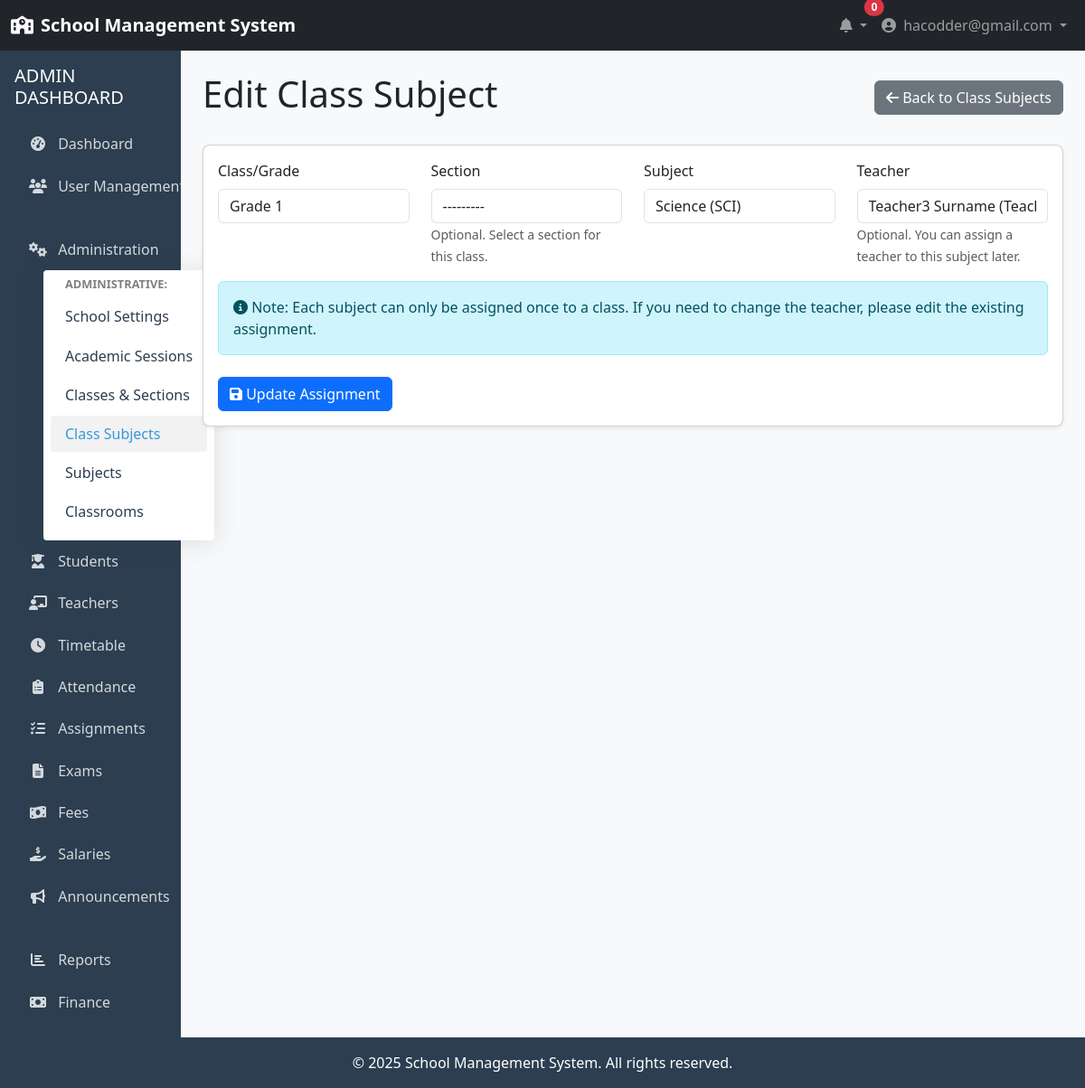
The app's page /administration/class-subjects/edit/1/ (signed in) with its own data.
### accounts/models.py (models this page shows, shortened)
class User(AbstractUser):
    USER_TYPE_CHOICES = (
        ('ADMIN', 'Admin'),
        ('TEACHER', 'Teacher'),
        ('STUDENT', 'Student'),
    )
    username = None
    email = models.EmailField(_('email address'), unique=True)
    user_type = models.CharField(max_length=10, choices=USER_TYPE_CHOICES, default='STUDENT')
    profile_pic = models.ImageField(upload_to='profile_pics/', null=True, blank=True)
    phone_number = models.CharField(max_length=15, null=True, blank=True)
    address = models.TextField(null=True, blank=True)
    date_of_birth = models.DateField(null=True, blank=True)
    USERNAME_FIELD = 'email'
    REQUIRED_FIELDS = []
    objects = UserManager()
    def __str__(self):
        return f"{self.get_full_name()} ({self.get_user_type_display()})"
    @property
    def is_admin(self):
        return self.user_type == 'ADMIN'

### administration/models.py (models this page shows, shortened)
class ClassSubject(models.Model):
    grade = models.ForeignKey(Grade, on_delete=models.CASCADE, related_name='class_subjects')
    section = models.ForeignKey(Section, on_delete=models.CASCADE, related_name='class_subjects', null=True, blank=True)
    subject = models.ForeignKey(Subject, on_delete=models.CASCADE, related_name='class_subjects')
    teacher = models.ForeignKey(settings.AUTH_USER_MODEL, on_delete=models.SET_NULL, null=True, blank=True,
                                related_name='teaching_subjects', limit_choices_to={'user_type': 'TEACHER'})
    class Meta:
        unique_together = ['grade', 'section', 'subject']

### administration/views.py (the view)
# urls.py: path('class-subjects/edit/<int:pk>/', views.edit_class_subject, name='edit_class_subject'),
@login_required
@admin_required
def edit_class_subject(request, pk):
    class_subject = get_object_or_404(ClassSubject, pk=pk)
    if request.method == 'POST':
        form = ClassSubjectForm(request.POST, instance=class_subject)
        if form.is_valid():
            form.save()
            messages.success(request, 'Class-subject assignment updated successfully!')
            return redirect('administration:class_subject_list')
    else:
        form = ClassSubjectForm(instance=class_subject)
    context = {
        'form': form,
        'class_subject': class_subject
    }
    return render(request, 'administration/class_subject_form.html', context)

### templates/administration/class_subject_form.html (shortened to what this page needs)
{% extends 'base.html' %}
{% block content %}
<div class="container-fluid">
    <div class="row mb-4">
        <div class="col-md-12">
            <div class="d-flex justify-content-between align-items-center mb-4">
                <h1>{% if class_subject %}Edit Class Subject{% else %}Assign Subject to Class{% endif %}</h1>
                <a href="{% url 'administration:class_subject_list' %}" class="btn btn-secondary">
                    <i class="fas fa-arrow-left"></i> Back to Class Subjects
                </a>
            </div>
            <div class="card">
                <div class="card-body">
                    <form method="post">
                        <div class="row">
                            <div class="col-md-3 mb-3">
                                <label for="{{ form.grade.id_for_label }}" class="form-label">Class/Grade</label>
                                {{ form.grade }}
                            </div>
                            <div class="col-md-3 mb-3">
                                <label for="{{ form.section.id_for_label }}" class="form-label">Section</label>
                                {{ form.section }}
                                <small class="form-text text-muted">Optional. Select a section for this class.</small>
                            </div>
                            <div class="col-md-3 mb-3">
                                <label for="{{ form.subject.id_for_label }}" class="form-label">Subject</label>
                                {{ form.subject }}
                            </div>
                            <div class="col-md-3 mb-3">
                                <label for="{{ form.teacher.id_for_label }}" class="form-label">Teacher</label>
                                {{ form.teacher }}
                                <small class="form-text text-muted">Optional. You can assign a teacher to this subject later.</small>
                            </div>
                        </div>
                        <div class="alert alert-info mb-4">
                            <i class="fas fa-info-circle"></i> Note: Each subject can only be assigned once to a class. If you need to change the teacher, please edit the existing assignment.
                        </div>
                        <div class="row">
                            <div class="col-md-12">
                                <button type="submit" class="btn btn-primary">
                                    <i class="fas fa-save"></i> {% if class_subject %}Update Assignment{% else %}Save Assignment{% endif %}
                                </button>
                            </div>
                        </div>
                    </form>
                </div>
            </div>
        </div>
    </div>
</div>
{% endblock %}

### templates/base.html (shortened to what this page needs)
<!DOCTYPE html>
<html lang="en">
<head>
    <link href="https://cdn.jsdelivr.net/npm/bootstrap@5.3.0/dist/css/bootstrap.min.css" rel="stylesheet">
    <link rel="stylesheet" href="https://cdnjs.cloudflare.com/ajax/libs/font-awesome/6.4.0/css/all.min.css">
</head>
<body>
    <nav class="navbar navbar-expand-lg navbar-dark bg-dark">
        <div class="container-fluid">
            <a class="navbar-brand" href="{% url 'home' %}">
                <i class="fas fa-school me-2"></i>School Management System
            </a>
            <div class="collapse navbar-collapse" id="navbarSupportedContent">
                <ul class="navbar-nav ms-auto mb-2 mb-lg-0">
                    {% if user.is_authenticated %}
                    <li class="nav-item dropdown">
                        <a class="nav-link dropdown-toggle" href="#" id="notificationDropdown" role="button" data-bs-toggle="dropdown">
                            <i class="fas fa-bell"></i>
                            <span class="position-absolute top-0 start-100 translate-middle badge rounded-pill bg-danger">
                                0
                            </span>
                        </a>
                    </li>
                    <li class="nav-item dropdown">
                        <a class="nav-link dropdown-toggle" href="#" id="userDropdown" role="button" data-bs-toggle="dropdown">
                            <i class="fas fa-user-circle me-1"></i> {{ user.get_full_name|default:user.email }}
                        </a>
                    </li>
                    {% else %}
                    <li class="nav-item">
                        <a class="nav-link" href="{% url 'accounts:login' %}"><i class="fas fa-sign-in-alt me-1"></i> Login</a>
                    </li>
                    {% endif %}
                </ul>
            </div>
        </div>
    </nav>
    <div class="container-fluid">
        <div class="row">
            {% if user.is_authenticated %}
            <div class="col-md-3 col-lg-2 px-0 sidebar">
                <div class="p-3">
                    {% if user.is_admin %}
                    <h5 class="text-uppercase mb-3">Admin Dashboard</h5>
                    <ul class="nav flex-column" id="sidenavAccordion">
                        <li class="nav-item">
                            <a class="nav-link {% if request.path == '/accounts/admin/dashboard/' %}active{% endif %}" href="{% url 'accounts:admin_dashboard' %}">
                                <i class="fas fa-tachometer-alt"></i> Dashboard
                            </a>
                        </li>
                        <li class="nav-item">
                            <a class="nav-link {% if '/accounts/users/' in request.path %}active{% endif %}" href="{% url 'accounts:user_list' %}">
                                <i class="fas fa-users"></i> User Management
                            </a>
                        </li>
                        <li class="nav-item">
                            <a class="nav-link collapsed" href="#" data-bs-toggle="collapse" data-bs-target="#collapseAdmin"
                                aria-expanded="false" aria-controls="collapseAdmin">
                                <i class="fas fa-fw fa-cogs"></i>
                                <span>Administration</span>
                            </a>
                            <div id="collapseAdmin" class="collapse" aria-labelledby="headingAdmin" data-bs-parent="#sidenavAccordion">
                                <div class="bg-white py-2 collapse-inner rounded">
                                    <h6 class="collapse-header">Administrative:</h6>
                                    <a class="collapse-item {% if request.path == '/administration/school-settings/' %}active{% endif %}" href="{% url 'administration:school_settings' %}">School Settings</a>
                                    <a class="collapse-item {% if '/administration/academic-sessions/' in request.path %}active{% endif %}" href="{% url 'administration:academic_session_list' %}">Academic Sessions</a>
                                    <a class="collapse-item {% if '/administration/classes/' in request.path and '/subjects/' not in request.path %}active{% endif %}" href="{% url 'administration:class_list' %}">Classes & Sections</a>
                                    <a class="collapse-item {% if '/administration/class-subjects/' in request.path or '/classes/' in request.path and '/subjects/' in request.path %}active{% endif %}" href="{% url 'administration:class_subject_list' %}">Class Subjects</a>
                                    <a class="collapse-item {% if '/administration/subjects/' in request.path %}active{% endif %}" href="{% url 'administration:subject_list' %}">Subjects</a>
                                    <a class="collapse-item {% if '/administration/classrooms/' in request.path %}active{% endif %}" href="{% url 'administration:classroom_list' %}">Classrooms</a>
                                </div>
                            </div>
                        </li>
                        <li class="nav-item">
                            <a class="nav-link" href="{% url 'academics:student_list' %}">
                                <i class="fas fa-user-graduate"></i> Students
                            </a>
                        </li>
                        <li class="nav-item">
                            <a class="nav-link" href="{% url 'academics:teacher_list' %}">
                                <i class="fas fa-chalkboard-teacher"></i> Teachers
                            </a>
                        </li>
                        <li class="nav-item">
                            <a class="nav-link" href="{% url 'academics:timetable_list' %}">
                                <i class="fas fa-clock"></i> Timetable
                            </a>
                        </li>
                        <li class="nav-item">
                            <a class="nav-link" href="{% url 'academics:attendance_list' %}">
                                <i class="fas fa-clipboard-list"></i> Attendance
                            </a>
                        </li>
                        <li class="nav-item">
                            <a class="nav-link" href="{% url 'academics:assignment_list' %}">
                                <i class="fas fa-tasks"></i> Assignments
                            </a>
                        </li>
                        <li class="nav-item">
                            <a class="nav-link" href="{% url 'academics:exam_list' %}">
                                <i class="fas fa-file-alt"></i> Exams
                            </a>
                        </li>
                        <li class="nav-item">
                            <a class="nav-link" href="{% url 'finance:fee_payment_list' %}">
                                <i class="fas fa-money-bill-wave"></i> Fees
                            </a>
                        </li>
                        <li class="nav-item">
                            <a class="nav-link" href="{% url 'finance:salary_payment_list' %}">
                                <i class="fas fa-hand-holding-usd"></i> Salaries
                            </a>
                        </li>
                        <li class="nav-item">
                            <a class="nav-link" href="#">
                                <i class="fas fa-bullhorn"></i> Announcements
                            </a>
                        </li>
                        <li class="nav-item">
                            <a class="nav-link" href="#">
                                <i class="fas fa-chart-bar"></i> Reports
                            </a>
                        </li>
                        <li class="nav-item
                            ">
                            <a class="nav-link {% if 'finance:fee_category_list' in request.path or 'finance:fee_structure_list' in request.path or 'finance:fee_payment_list' in request.path or 'finance:salary_structure_list' in request.path or 'finance:salary_payment_list' in request.path or 'finance:student_fee_management' in request.path %}{% else %}collapsed{% endif %}" href="#" data-toggle="collapse" data-target="#collapseFinance"
                                aria-expanded="{% if 'finance:fee_category_list' in request.path or 'finance:fee_structure_list' in request.path or 'finance:fee_payment_list' in request.path or 'finance:salary_structure_list' in request.path or 'finance:salary_payment_list' in request.path or 'finance:student_fee_management' in request.path %}true{% else %}false{% endif %}" aria-controls="collapseFinance">
                                <i class="fas fa-fw fa-money-bill"></i>
                                <span>Finance</span>
                            </a>
                        </li>
                    </ul>
                    {% endif %}
                </div>
            </div>
            <div class="col-md-9 col-lg-10 content py-4">
            {% else %}
            <div class="col-12 content py-4">
            {% endif %}
                {% block content %}{% endblock %}
            </div>
        </div>
    </div>
    <footer class="footer text-center">
        <div class="container">
            <p class="mb-0">&copy; {% now "Y" %} School Management System. All rights reserved.</p>
        </div>
    </footer>
</body>
</html>

### records on screen
User: get_full_name "hacodder@gmail.com"
ClassSubject: grade "Grade 1", section "---------", subject "Science (SCI)", teacher "Teacher3 Surname (Teacher)"
